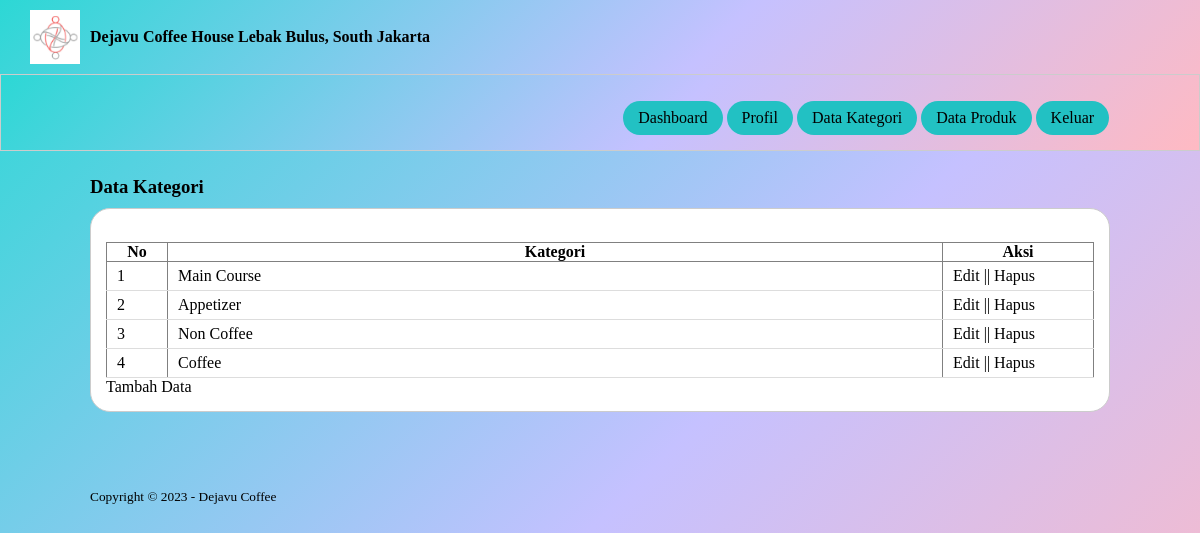
Screenshot of /data-kategori.php (signed in) with the database file from the repository.
### tables this page shows
CREATE TABLE `tb_category` (
  `category_id` int(11) NOT NULL,
  `category_name` varchar(25) NOT NULL
);

### data-kategori.php (the view, shortened to what this page needs)
<?php
	include 'db.php';
 ?>
<!DOCTYPE html>
<html>
<head>
	<link rel="stylesheet" type="text/css" href="css/set.css">
</head>
<body>
    <header>
        <div class="header">
            <div class="logo">
                <img src="img/logo1.png" width="50px">
                <a href="index.php">Dejavu Coffee House Lebak Bulus, South Jakarta</a>
            </div>
        </div>
    <div class="search">
        <div class="container">
        <ul>
            <li><a href="dashboard.php" class="btn">Dashboard</a></li>
            <li><a href="profil.php" class="btn">Profil</a></li>
            <li><a href="data-kategori.php" class="btn">Data Kategori</a></li>
            <li><a href="data-produk.php" class="btn">Data Produk</a></li>
            <li><a href="keluar.php" class="btn">Keluar</a></li>
        </ul>
        </div>
    </div>
    </header>
	<div class="section">
		<div class="container">
			<h3>Data Kategori</h3>
			<div class="box">
				<table border="1" cellspacing="0" class="table" displey="block">
				<br>
					<thead>
						<tr>
							<th width="60px">No</th>
							<th>Kategori</th>
							<th width="150px">Aksi</th>
						</tr>
					</thead>
					<tbody>
						<?php
							$no = 1;
							$kategori = mysqli_query($conn, "SELECT * FROM tb_category ORDER BY category_id DESC");
							if(mysqli_num_rows($kategori) >0){
							while($row = mysqli_fetch_array($kategori)){
						 ?>
						<tr>
							<td><?php echo $no++ ?></td>
							<td><?php echo $row['category_name'] ?></td>
							<td>
								<a href="edit-kategori.php?id=<?php echo $row['category_id'] ?>">Edit</a> || <a href="proses-hapus.php.?idk=<?php echo $row['category_id'] ?>" onclick="return confirm('Yakin ingin hapus ?')">Hapus</a>
							</td>
						</tr>
						<?php }}else{ ?>
								<tr>
									<td colspan="3">Tidak ada data</td>
								</tr>
							<?php } ?>
					</tbody>
				</table>
					<p><a href="tambah-kategori.php">Tambah Data</a></p>
			</div>
		</div>
	</div>
	<footer>
		<div class="container">
			<small>Copyright &copy; 2023 - Dejavu Coffee</small>
		</div>
	</footer>
</body>
</html>

### css/set.css (style rules this page uses)
* { padding: 0; margin: 0; font: cursive; }
body { height: 100vh; background-image: linear-gradient(-225deg, #2CD8D5 0%, #C5C1FF 56%, #FFBAC3 100%); background-repeat: no-repeat; }
a { color: inherit; text-decoration: none; }
.btn { padding: 8px 15px; text-align: center; margin-top: 11px; background-color: #22c1c3; color: black; border: none; cursor: pointer; border-radius: 20px; }
header { background-image: linear-gradient(-225deg, #2CD8D5 0%, #C5C1FF 56%, #FFBAC3 100%); color: black; }
header ul { float: right; }
header ul li { display: inline-block; }
header ul li a { padding: 20px 0 20px 15px; display: inline-block; }
.header { display:flex ; justify-content: space-between; align-items: center; padding: 10px 20px; }
.logo { display: flex; align-items: center; }
.logo img { margin-right: 10px; }
.logo a { color: #000; text-decoration: none; font-weight: bold; }
footer { padding: 25px 0; }
.container { width: 85%; margin: 0 auto; }
.header { width: 95%; margin: 0 auto; }
.container:after { content: ''; display: block; clear: both; }
.section { padding: 25px 0; }
.box { background-color: #fff; border:1px solid #ccc; padding: 15px; box-sizing: border-box; margin: 10px 0 25px 0; border-radius: 20px; }
.box:after { content: ''; display: block; clear: both; border-radius: 20px; }
.table { width: 100%; border-collapse: collapse; }
.table tr { height: 15px; }
.table tr td { padding: 5px 10px; text-align: left; border-bottom: 1px solid #ddd; }
.search { padding: 15px 0; background-image: linear-gradient(-225deg, #2CD8D5 0%, #C5C1FF 56%, #FFBAC3 100%); border:1px solid #ccc; text-align: center; }

### rows the page displays
tb_category: category_name "Main Course"
tb_category: category_name "Appetizer"
tb_category: category_name "Non Coffee"
tb_category: category_name "Coffee"
